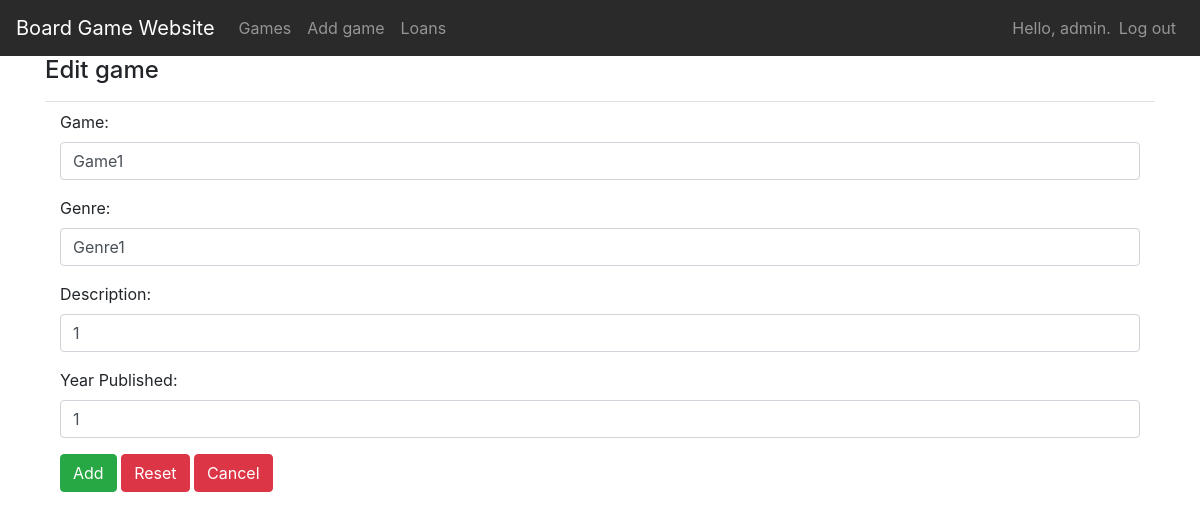
Screenshot of /edit_game/7/ (signed in) with the database file from the repository.
### board_games/models.py (models this page shows, shortened)
class BoardGame(models.Model):
    game = models.CharField(max_length=100)
    genre = models.CharField(max_length=200)
    year_published = models.IntegerField()
    description = models.CharField(max_length=500)
    owner = models.ForeignKey(User, on_delete=models.CASCADE)
    loaned = models.BooleanField(default=False)

### board_games/views.py (the view)
# urls.py: path("edit_game/<int:game_id>/", views.edit_game, name="edit_game"),
@login_required
def edit_game(request, game_id):
    game = BoardGame.objects.get(id=game_id)
    if game.owner != request.user:
        raise Http404
    if request.method != "POST":
        form = GameForm(instance=game)
    else:
        form = GameForm(instance=game, data=request.POST)
        if form.is_valid():
            form.save()
            return redirect("board_games:game_info", game_id)
    context = {"game": game, "form": form}
    return render(request, "board_games/edit_game.html", context)

### board_games/forms.py
class GameForm(forms.ModelForm):
    class Meta:
        model = BoardGame
        fields = ['game', 'genre', 'year_published', 'description']
        labels = {'game': 'Game', 'genre': 'Genre', 'description': 'Description',
                  'year_published': 'Year Published'}

### board_games/templates/board_games/edit_game.html (shortened to what this page needs)
{% extends 'board_games/base.html' %}
{% block page_header %}
<h4>Edit game</h4>
{% endblock page_header %}
{% block content %}
    <div class="container">
        <form  method="post" action"{% url 'board_games:edit_game' game.id %}">
          <div class="form-group">
            <label for="game">Game:</label>
            <input type="text" class="form-control" id="game" placeholder="Game name" name="game" value="{{ game.game }}">
          </div>
          <div class="form-group">
            <label for="genre">Genre:</label>
            <input type="text" class="form-control" id="genre" placeholder="Genre of the game" name="genre" value="{{ game.genre }}">
          </div>
          <div class="form-group">
            <label for="description">Description:</label>
            <input type="text" class="form-control" id="description" placeholder="Description of the game" name="description" value="{{ game.description }}">
          </div>
          <div class="form-group">
            <label for="year_published">Year Published:</label>
            <input type="number" class="form-control" id="year_published" placeholder="Publishing year of the game" name="year_published" value="{{ game.year_published }}">
          </div>
          <button type="submit" class="btn btn-success">Add</button>
          <button type="reset" class="btn btn-danger">Reset</button>
          <a href="{% url 'board_games:game_info' game.id %}" type="button" class="btn btn-danger" >Cancel</a>
        </form>
      </div>
{% endblock content %}

### board_games/templates/board_games/base.html (shortened to what this page needs)
{% load bootstrap4 %}
<!DOCTYPE html>
<html lang="en">
<head>
  {% bootstrap_css %}
</head>
<body>
  <nav class="navbar navbar-expand-md navbar-dark" style="background-color: #2a2a2a;">
    <a class="navbar-brand" href="{% url 'board_games:index'%}">
      Board Game Website</a>
    <div class="collapse navbar-collapse" id="navbarCollapse">
      <ul class="navbar-nav mr-auto">
        <li class="nav-item">
          <a class="nav-link" href="{% url 'board_games:games'%}">
            Games</a>
        </li>
        <li class="nav-item">
          <a class="nav-link" href="{% url 'board_games:add_game'%}">
            Add game</a>
        </li>
        <li class="nav-item">
          <a class="nav-link" href="{% url 'board_games:loans'%}">
            Loans</a>
        </li>
      </ul>
      <ul class="navbar-nav ml-auto">
        {% if user.is_authenticated %}
        <li class="nav-item">
          <span class="navbar-text">Hello, {{ user.username }}.</span>
        </li>
        <li class="nav-item">
          <a class="nav-link" href="{% url 'users:log_out' %}">Log out</a>
        </li>
        {% else %}
        <li class="nav-item">
          <a class="nav-link" href="{% url 'users:register' %}">Register</a>
        </li>
        <li class="nav-item">
          <a class="nav-link" href="{% url 'users:login' %}">Log in</a></li>
        {% endif %}
      </ul>
    </div>
  </nav>
  <main role="main" class="container">
    <div class="pb-2 mb-2 border-bottom">
      {% block page_header %}{% endblock page_header %}
    </div>
    <div>
      {% block content %}{% endblock content %}
    </div>
  </main>
</body>
</html>

### rows the page displays
BoardGame: game "Game1", genre "Genre1", description "1", year_published "1"

### other values shown
{{ user.username }} "admin"
